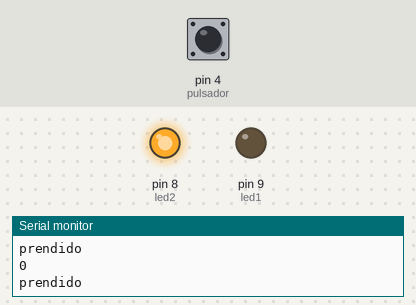
The sketch below on a simulated Arduino Uno, built with avr-gcc and run on an emulated ATmega328P. Parts: output pins drawn as LEDs (lit = HIGH), the last lines printed to the serial monitor. The test bench sets the inputs (shaded band); at power-on: pin 4 (pulsador) LOW.

Above: at 1.2 s.
1.3 s: pin 4 (pulsador) pulled HIGH for 0.15 s
At 1.39 s:
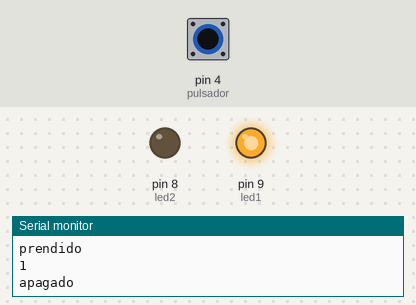
2.9 s: pin 4 (pulsador) pulled HIGH for 3.2 s
At 7.2 s:
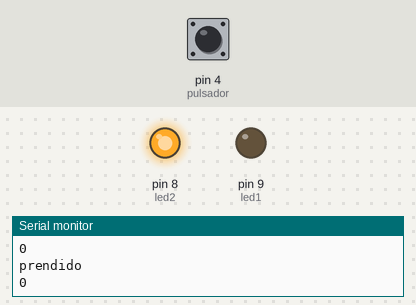
Timing chart, 0 to 8.7 s (numbered marks = the images above; inputs shaded):
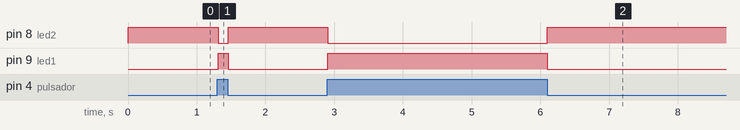

Measured:
- after the input at 1.3 s, pin 8 (led2): HIGH → LOW at once, → HIGH 0.15 s later; pin 9 (led1): LOW → HIGH at once, → LOW 0.15 s later
- after the input at 2.9 s, pin 8 (led2): HIGH → LOW at once, → HIGH 3.2 s later; pin 9 (led1): LOW → HIGH at once, → LOW 3.2 s later

The sketch:

LeerPulsador.ino
```cpp
int pulsador = 4;
int estado;

int led1 = 9;
int led2 = 8;

void setup(){
  pinMode(pulsador, INPUT);
  pinMode(led1, OUTPUT);
  pinMode(led2, OUTPUT);

  Serial.begin(9600);
}

void loop(){
  estado = digitalRead(pulsador);

  digitalWrite(led1, estado);
  digitalWrite(led2, !estado);
  Serial.println(estado);

  if(estado == HIGH){
    Serial.println("apagado");
  }else{
    Serial.println("prendido");
  }
  /*
  estado = digitalRead(pulsador);
  if(estado == HIGH){
    digitalWrite(led1, HIGH);
    digitalWrite(led2, LOW);
  }else{
    digitalWrite(led2, HIGH);
    digitalWrite(led1, LOW);
  }
  */
}
```
